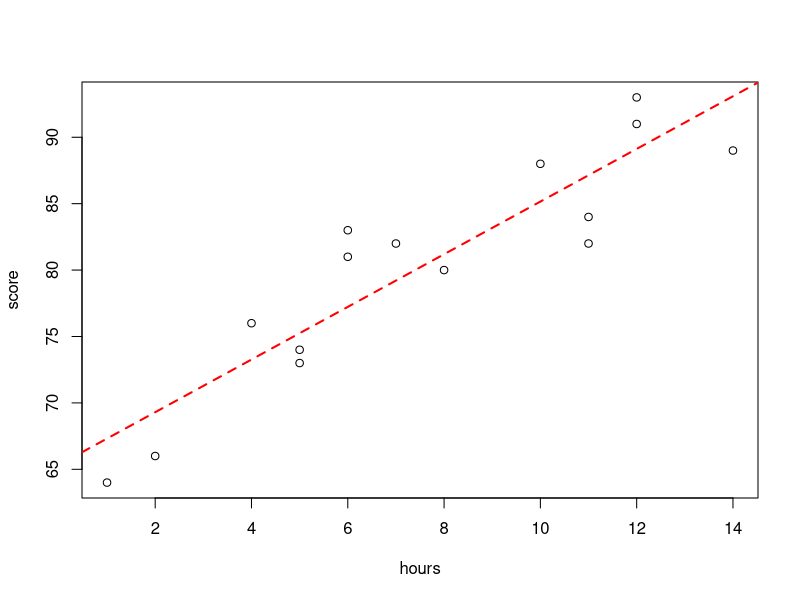
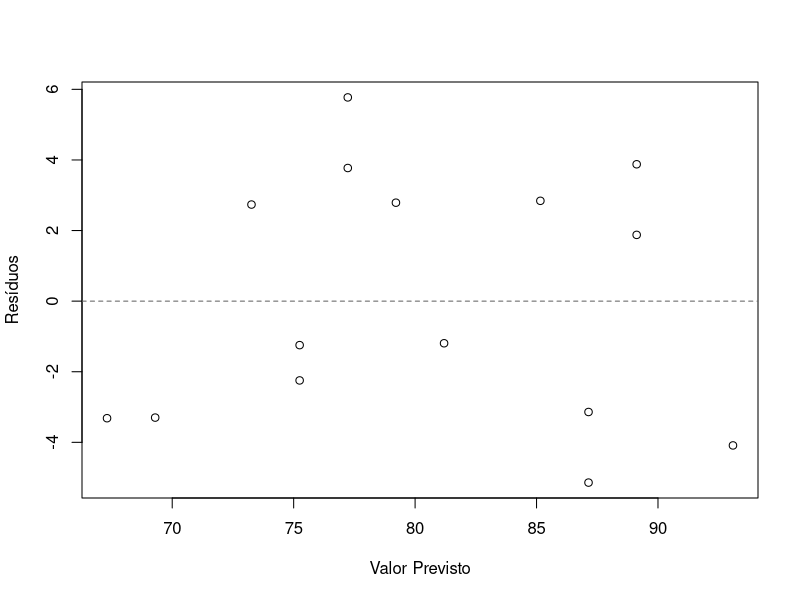

Here is the R script that generated these plots, in order:
## ---- chunk 1
df <- data.frame(
hours = c(1, 2, 4, 5, 5, 6, 6, 7, 8, 10, 11, 11, 12, 12, 14),
score = c(64, 66, 76, 73, 74, 81, 83, 82, 80, 88, 84, 82, 91, 93, 89)
)
## ---- chunk 2
plot(score~hours,data=df)
#ajuste por mínimos quadrados
ml <- lm(score~hours,data=df)
#intercepto e coef angular:
ab <- ml$coefficients
names(ab) <- NULL
#adiciona ajuste no plot
abline(ml,lty=2,col="red",lwd=2)
## ---- chunk 3
ab[2]*19 + ab[1]
## ---- chunk 4
#R2
summary(ml)$r.squared
## ---- chunk 5
#visualmente:
plot(ab[2]*df$hours + ab[1],ml$residuals,xlab="Valor Previsto",ylab="Resíduos")
abline(h=0,lty=2,col="grey40")
